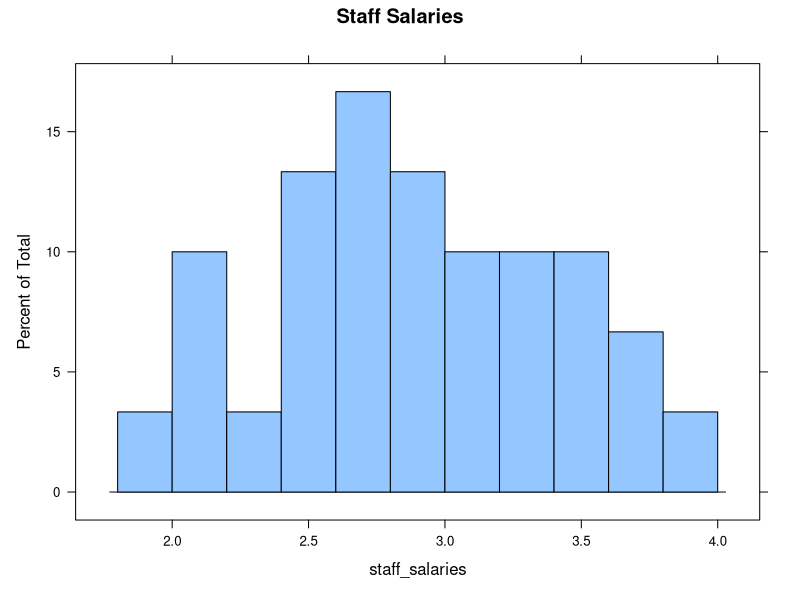
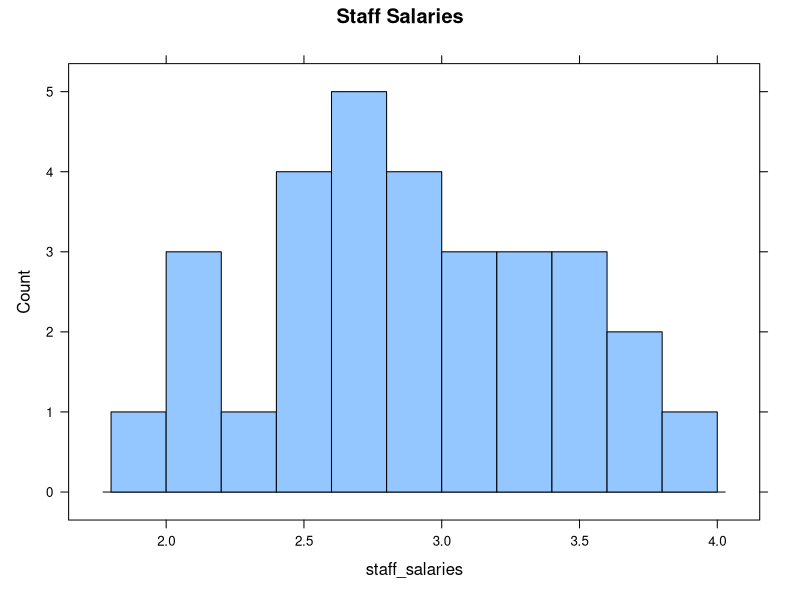
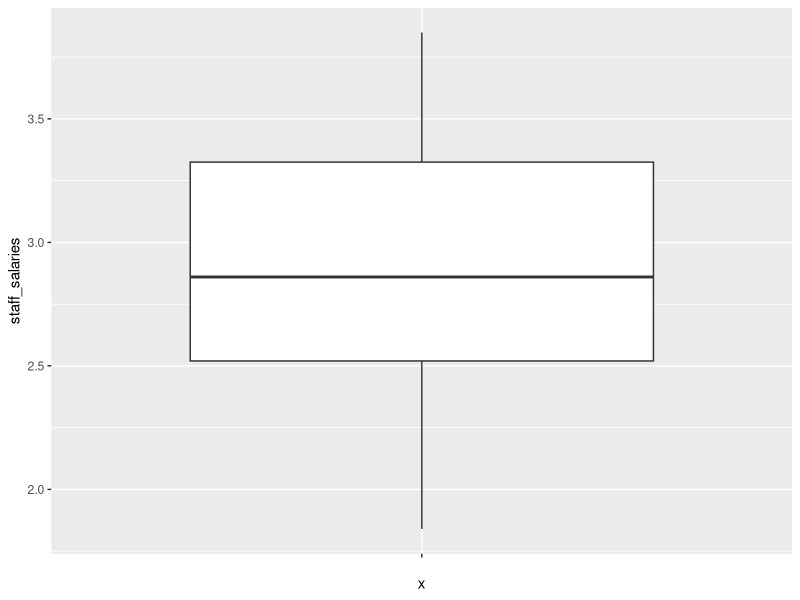
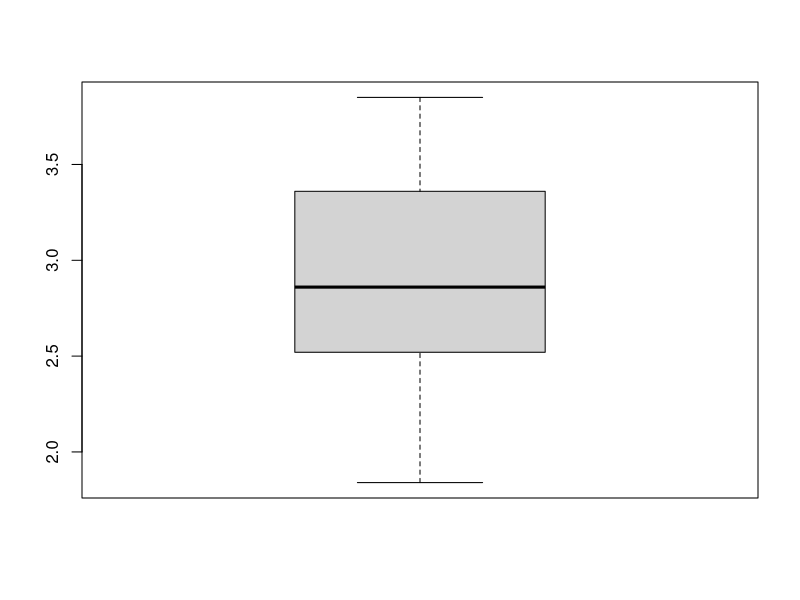

Recreate these plots in R, in order.
#Problem 1
library(ggplot2)
library(lattice)

staff_salaries <- c(3.79, 2.99, 2.45, 2.14, 3.36, 2.05, 3.14, 3.54, 2.77, 2.91,
                    3.10, 1.84, 2.52, 3.22, 2.67, 2.52, 2.71, 2.75, 3.57, 3.85, 
                    2.89, 2.83, 3.13, 2.44, 2.10, 3.71, 2.37, 2.68, 3.51, 3.37)
df = data.frame(staff_salaries)
#(a) Sample mean and sample standard deviation
mean_salary <- mean(staff_salaries)
std_salary <- sd(staff_salaries)
print(paste0("(a) Sample Mean of staff salaries: ", mean_salary))
print(paste0("(a) Sample Standard Deviation of staff salaries: ", std_salary))

#(b) Relative frequency histogram
#A relative frequency histogram will give the percentage on the y axis, whereas
#a frequency histogram will give the count on y-axis
histogram(staff_salaries, breaks = 9, type="percent", main = "Staff Salaries" )
# Frequency histogram
histogram(staff_salaries, breaks = 9, type="count", main = "Staff Salaries" )

#(c) Stem and leaf display, using scale 0.5 to place line at the decimal point. 
#The decimal places will be rounded off after 1st digit to the right of decimal point
stem(staff_salaries, scale = 0.5)

#(d) Box plot
#Using ggplot2
ggplot(df, aes(x = "", y=staff_salaries))+geom_boxplot()
#Using base R
boxplot(staff_salaries, data = df)

#for problem2-7 we are using R as calculator and all the formula and answers are also stored
#in the doc file. This R file is only use to show how we calculate by using R.
#for problem3 the answer is a big number which cannot show properly in R.

#problem 2
factorial(9)

#problem 3
factorial(365)/(factorial(305)*factorial(60))

#problem 4
#P(A∪B) =P(A) +P(B)−P(A∩B)
#(a)in either tax-free bonds or mutual fun
0.6+0.3-0.15
#(b)in neither tax-free bonds or mutual fun
1-(0.6+0.3-0.15)

#problem 5
#(a)
#5 cards can be hold in the ways of : 52!/(5!*(52-5)!) = 2598960
#3 aces can be hold in ways of: 4!/(3!*1!) = 4
#number of ways holding the other 2 cards: 48!/(2!*46!)=1128
#The probability of holding 3 aces is 4/2598960  
draws <- factorial(52)/(factorial(5)*factorial(52-5))
aces <- factorial(4)/factorial(3)
other2 <- factorial(48)/(factorial(2)*factorial(46))
P_a <- (aces*other2)/draws
#(b)
#4 hearts can be hold in the ways of :13!/4!*9! =715
#1 club can be hold in the ways of : 13!/1!*12! = 13
#The probability of holding 4 hearts and 1 club is (13*715)/2598960
hearts <- factorial(13)/(factorial(4)*factorial(9))
club <- factorial(13)/(factorial(1)*factorial(12))
P_b <- (hearts*club)/draws

#problem 6
#A vehicle entering the Luray Caverns has Canadian license plates is P(A) = 0.12
#A vehicle entering the Luray Caverns is a Camper is P(B) = 0.28
#A camper with Canadian license plates is P(A and B) = 0.09
#(a)
# The probability of a camper entering the Luray Caverns has Canadian license plates is P(A|B) = P(A and B)/ P(B) = 0.09/0.28 = 0.32143 
P1 <- 0.09/0.28
#(b)
#The probability of a vehicle with Canadian license plates entering the Luray Caverns is a camper is P(B|A) = P(A and B)/P(A) = 0.09/0.12 = 0.75
P2 <- 0.09/0.12
#(c)
# The probability of a vehicle entering the Luray Caverns does not have Canadian plates or is not a camper is : P(A'OR B') = 1- P(A and B) = 1-0.09 =0.91
P3 <- 1-0.09

#problem7
pl <- 0.75
ps <- 1-0.75
prl <- 0.6
prs <- 0.3
plr <- (0.6*0.75)/(0.6*0.75+0.3*0.25)

#problem8
#answer and processes are in doc file
